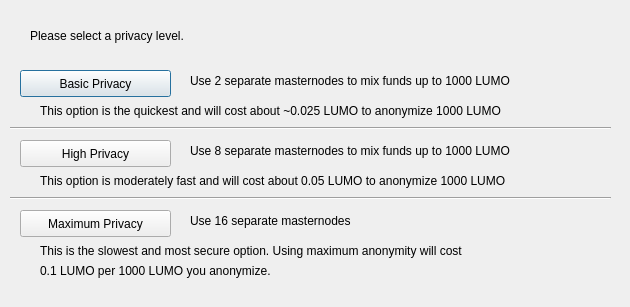
<?xml version="1.0" encoding="UTF-8"?>
<ui version="4.0">
 <class>DarksendConfig</class>
 <widget class="QDialog" name="DarksendConfig">
  <property name="geometry">
   <rect>
    <x>0</x>
    <y>0</y>
    <width>630</width>
    <height>307</height>
   </rect>
  </property>
  <property name="windowTitle">
   <string>Configure PrivateSend</string>
  </property>
  <widget class="QPushButton" name="buttonBasic">
   <property name="geometry">
    <rect>
     <x>20</x>
     <y>70</y>
     <width>151</width>
     <height>27</height>
    </rect>
   </property>
   <property name="text">
    <string>Basic Privacy</string>
   </property>
  </widget>
  <widget class="QPushButton" name="buttonHigh">
   <property name="geometry">
    <rect>
     <x>20</x>
     <y>140</y>
     <width>151</width>
     <height>27</height>
    </rect>
   </property>
   <property name="text">
    <string>High Privacy</string>
   </property>
  </widget>
  <widget class="QPushButton" name="buttonMax">
   <property name="geometry">
    <rect>
     <x>20</x>
     <y>210</y>
     <width>151</width>
     <height>27</height>
    </rect>
   </property>
   <property name="text">
    <string>Maximum Privacy</string>
   </property>
  </widget>
  <widget class="QLabel" name="label">
   <property name="geometry">
    <rect>
     <x>30</x>
     <y>20</y>
     <width>571</width>
     <height>31</height>
    </rect>
   </property>
   <property name="text">
    <string>Please select a privacy level.</string>
   </property>
  </widget>
  <widget class="QLabel" name="label_2">
   <property name="geometry">
    <rect>
     <x>190</x>
     <y>70</y>
     <width>421</width>
     <height>21</height>
    </rect>
   </property>
   <property name="text">
    <string>Use 2 separate masternodes to mix funds up to 1000 LUMO</string>
   </property>
  </widget>
  <widget class="QLabel" name="label_3">
   <property name="geometry">
    <rect>
     <x>190</x>
     <y>140</y>
     <width>411</width>
     <height>21</height>
    </rect>
   </property>
   <property name="text">
    <string>Use 8 separate masternodes to mix funds up to 1000 LUMO</string>
   </property>
  </widget>
  <widget class="QLabel" name="label_4">
   <property name="geometry">
    <rect>
     <x>190</x>
     <y>210</y>
     <width>421</width>
     <height>21</height>
    </rect>
   </property>
   <property name="text">
    <string>Use 16 separate masternodes</string>
   </property>
  </widget>
  <widget class="QLabel" name="label_6">
   <property name="geometry">
    <rect>
     <x>40</x>
     <y>100</y>
     <width>561</width>
     <height>21</height>
    </rect>
   </property>
   <property name="text">
    <string>This option is the quickest and will cost about ~0.025 LUMO to anonymize 1000 LUMO</string>
   </property>
  </widget>
  <widget class="QLabel" name="label_7">
   <property name="geometry">
    <rect>
     <x>40</x>
     <y>170</y>
     <width>561</width>
     <height>21</height>
    </rect>
   </property>
   <property name="text">
    <string>This option is moderately fast and will cost about 0.05 LUMO to anonymize 1000 LUMO</string>
   </property>
  </widget>
  <widget class="QLabel" name="label_8">
   <property name="geometry">
    <rect>
     <x>40</x>
     <y>240</y>
     <width>561</width>
     <height>21</height>
    </rect>
   </property>
   <property name="text">
    <string>This is the slowest and most secure option. Using maximum anonymity will cost</string>
   </property>
  </widget>
  <widget class="QLabel" name="label_9">
   <property name="geometry">
    <rect>
     <x>40</x>
     <y>260</y>
     <width>561</width>
     <height>21</height>
    </rect>
   </property>
   <property name="text">
    <string>0.1 LUMO per 1000 LUMO you anonymize.</string>
   </property>
  </widget>
  <widget class="Line" name="line">
   <property name="geometry">
    <rect>
     <x>10</x>
     <y>120</y>
     <width>601</width>
     <height>16</height>
    </rect>
   </property>
   <property name="orientation">
    <enum>Qt::Horizontal</enum>
   </property>
  </widget>
  <widget class="Line" name="line_2">
   <property name="geometry">
    <rect>
     <x>10</x>
     <y>190</y>
     <width>601</width>
     <height>16</height>
    </rect>
   </property>
   <property name="orientation">
    <enum>Qt::Horizontal</enum>
   </property>
  </widget>
 </widget>
 <resources/>
 <connections/>
</ui>
